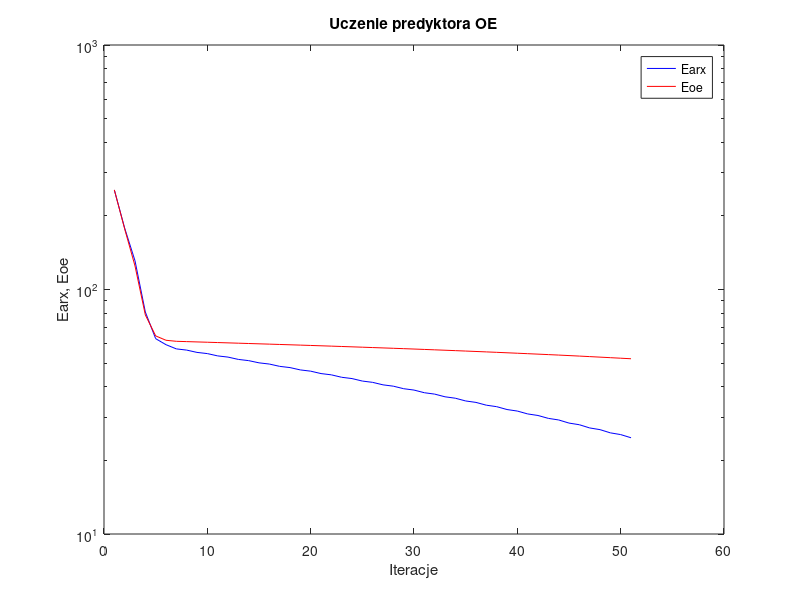
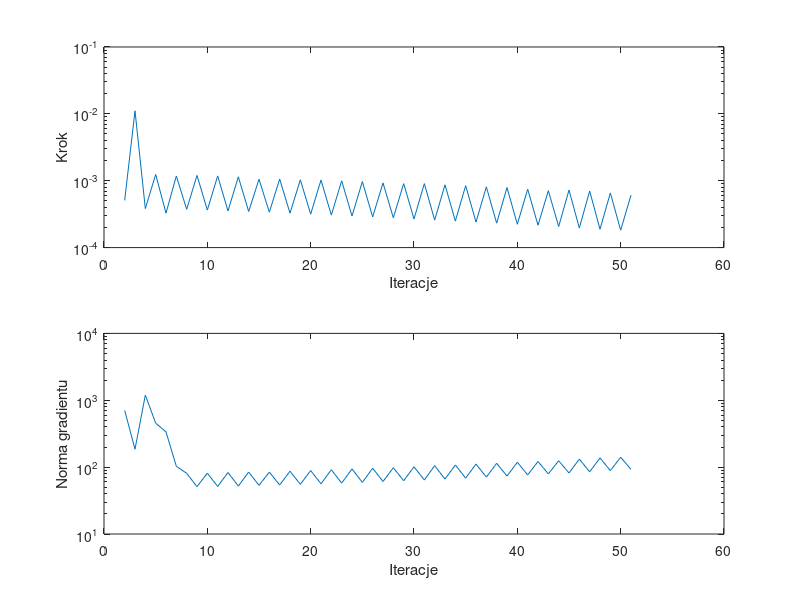

Write MATLAB code to recreate these figures, in order.
%uczenie predyktora oe
clear all;
n=0; farx(n+1)=2.552698e+002; foe(n+1)=2.554715e+002; wspucz(n+1)=0.000000e+000; ng(n+1)=0.000000e+000;
n=1; farx(n+1)=1.782161e+002; foe(n+1)=1.769461e+002; krok(n+1)=5.080539e-004; ng(n+1)=7.057288e+002;
n=2; farx(n+1)=1.310544e+002; foe(n+1)=1.248835e+002; krok(n+1)=1.109636e-002; ng(n+1)=1.854283e+002;
n=3; farx(n+1)=8.088661e+001; foe(n+1)=7.871687e+001; krok(n+1)=3.831728e-004; ng(n+1)=1.195003e+003;
n=4; farx(n+1)=6.293742e+001; foe(n+1)=6.460089e+001; krok(n+1)=1.239188e-003; ng(n+1)=4.554223e+002;
n=5; farx(n+1)=5.947024e+001; foe(n+1)=6.199474e+001; krok(n+1)=3.276027e-004; ng(n+1)=3.369237e+002;
n=6; farx(n+1)=5.716279e+001; foe(n+1)=6.139626e+001; krok(n+1)=1.178095e-003; ng(n+1)=1.028854e+002;
n=7; farx(n+1)=5.651960e+001; foe(n+1)=6.121680e+001; krok(n+1)=3.738564e-004; ng(n+1)=8.089975e+001;
n=8; farx(n+1)=5.530261e+001; foe(n+1)=6.103804e+001; krok(n+1)=1.200324e-003; ng(n+1)=5.102029e+001;
n=9; farx(n+1)=5.468816e+001; foe(n+1)=6.085975e+001; krok(n+1)=3.636899e-004; ng(n+1)=8.136230e+001;
n=10; farx(n+1)=5.351239e+001; foe(n+1)=6.067889e+001; krok(n+1)=1.179900e-003; ng(n+1)=5.133488e+001;
n=11; farx(n+1)=5.291152e+001; foe(n+1)=6.049827e+001; krok(n+1)=3.534374e-004; ng(n+1)=8.305117e+001;
n=12; farx(n+1)=5.176963e+001; foe(n+1)=6.031650e+001; krok(n+1)=1.144090e-003; ng(n+1)=5.213349e+001;
n=13; farx(n+1)=5.117951e+001; foe(n+1)=6.013482e+001; krok(n+1)=3.467612e-004; ng(n+1)=8.444466e+001;
n=14; farx(n+1)=5.012710e+001; foe(n+1)=5.995826e+001; krok(n+1)=1.053016e-003; ng(n+1)=5.340425e+001;
n=15; farx(n+1)=4.955748e+001; foe(n+1)=5.978165e+001; krok(n+1)=3.383827e-004; ng(n+1)=8.425002e+001;
n=16; farx(n+1)=4.849325e+001; foe(n+1)=5.959903e+001; krok(n+1)=1.060828e-003; ng(n+1)=5.410818e+001;
n=17; farx(n+1)=4.793255e+001; foe(n+1)=5.941629e+001; krok(n+1)=3.270787e-004; ng(n+1)=8.699142e+001;
n=18; farx(n+1)=4.689336e+001; foe(n+1)=5.923174e+001; krok(n+1)=1.031567e-003; ng(n+1)=5.529882e+001;
n=19; farx(n+1)=4.634546e+001; foe(n+1)=5.904652e+001; krok(n+1)=3.164277e-004; ng(n+1)=8.882974e+001;
n=20; farx(n+1)=4.530886e+001; foe(n+1)=5.885665e+001; krok(n+1)=1.022616e-003; ng(n+1)=5.637325e+001;
n=21; farx(n+1)=4.477043e+001; foe(n+1)=5.866661e+001; krok(n+1)=3.060583e-004; ng(n+1)=9.142018e+001;
n=22; farx(n+1)=4.375264e+001; foe(n+1)=5.847370e+001; krok(n+1)=9.977322e-004; ng(n+1)=5.768558e+001;
n=23; farx(n+1)=4.322425e+001; foe(n+1)=5.827976e+001; krok(n+1)=2.961508e-004; ng(n+1)=9.388871e+001;
n=24; farx(n+1)=4.222560e+001; foe(n+1)=5.808315e+001; krok(n+1)=9.710641e-004; ng(n+1)=5.919642e+001;
n=25; farx(n+1)=4.170635e+001; foe(n+1)=5.788581e+001; krok(n+1)=2.873709e-004; ng(n+1)=9.627568e+001;
n=26; farx(n+1)=4.074407e+001; foe(n+1)=5.768759e+001; krok(n+1)=9.272824e-004; ng(n+1)=6.092702e+001;
n=27; farx(n+1)=4.023602e+001; foe(n+1)=5.748930e+001; krok(n+1)=2.790403e-004; ng(n+1)=9.801952e+001;
n=28; farx(n+1)=3.928831e+001; foe(n+1)=5.728743e+001; krok(n+1)=9.053002e-004; ng(n+1)=6.261802e+001;
n=29; farx(n+1)=3.878974e+001; foe(n+1)=5.708348e+001; krok(n+1)=2.681467e-004; ng(n+1)=1.011671e+002;
n=30; farx(n+1)=3.783128e+001; foe(n+1)=5.687303e+001; krok(n+1)=9.053002e-004; ng(n+1)=6.413495e+001;
n=31; farx(n+1)=3.733836e+001; foe(n+1)=5.666018e+001; krok(n+1)=2.578918e-004; ng(n+1)=1.053201e+002;
n=32; farx(n+1)=3.640651e+001; foe(n+1)=5.644547e+001; krok(n+1)=8.689037e-004; ng(n+1)=6.625486e+001;
n=33; farx(n+1)=3.592375e+001; foe(n+1)=5.623025e+001; krok(n+1)=2.493753e-004; ng(n+1)=1.077320e+002;
n=34; farx(n+1)=3.500706e+001; foe(n+1)=5.601018e+001; krok(n+1)=8.440078e-004; ng(n+1)=6.845438e+001;
n=35; farx(n+1)=3.453174e+001; foe(n+1)=5.578922e+001; krok(n+1)=2.405530e-004; ng(n+1)=1.111822e+002;
n=36; farx(n+1)=3.364046e+001; foe(n+1)=5.556499e+001; krok(n+1)=8.094739e-004; ng(n+1)=7.090209e+001;
n=37; farx(n+1)=3.317446e+001; foe(n+1)=5.534012e+001; krok(n+1)=2.318206e-004; ng(n+1)=1.142013e+002;
n=38; farx(n+1)=3.229161e+001; foe(n+1)=5.510888e+001; krok(n+1)=7.905261e-004; ng(n+1)=7.342824e+001;
n=39; farx(n+1)=3.183141e+001; foe(n+1)=5.487622e+001; krok(n+1)=2.232764e-004; ng(n+1)=1.184487e+002;
n=40; farx(n+1)=3.098169e+001; foe(n+1)=5.464191e+001; krok(n+1)=7.496833e-004; ng(n+1)=7.634883e+001;
n=41; farx(n+1)=3.053019e+001; foe(n+1)=5.440611e+001; krok(n+1)=2.157932e-004; ng(n+1)=1.214599e+002;
n=42; farx(n+1)=2.971229e+001; foe(n+1)=5.416801e+001; krok(n+1)=7.102557e-004; ng(n+1)=7.936031e+001;
n=43; farx(n+1)=2.927288e+001; foe(n+1)=5.392959e+001; krok(n+1)=2.064885e-004; ng(n+1)=1.244236e+002;
n=44; farx(n+1)=2.842375e+001; foe(n+1)=5.367523e+001; krok(n+1)=7.252042e-004; ng(n+1)=8.180742e+001;
n=45; farx(n+1)=2.798625e+001; foe(n+1)=5.341942e+001; krok(n+1)=1.963632e-004; ng(n+1)=1.318842e+002;
n=46; farx(n+1)=2.715202e+001; foe(n+1)=5.315781e+001; krok(n+1)=7.010405e-004; ng(n+1)=8.507099e+001;
n=47; farx(n+1)=2.672049e+001; foe(n+1)=5.289238e+001; krok(n+1)=1.882222e-004; ng(n+1)=1.373293e+002;
n=48; farx(n+1)=2.592579e+001; foe(n+1)=5.262626e+001; krok(n+1)=6.553529e-004; ng(n+1)=8.869471e+001;
n=49; farx(n+1)=2.550399e+001; foe(n+1)=5.236016e+001; krok(n+1)=1.821736e-004; ng(n+1)=1.403985e+002;
n=50; farx(n+1)=2.475506e+001; foe(n+1)=5.209372e+001; krok(n+1)=6.078605e-004; ng(n+1)=9.270012e+001;

figure; semilogy(farx,'b'); hold on; semilogy(foe,'r'); xlabel('Iteracje'); ylabel('Earx, Eoe'); legend('Earx','Eoe'); title('Uczenie predyktora OE');
figure; subplot(2,1,1); semilogy(krok); xlabel('Iteracje'); ylabel('Krok');
subplot(2,1,2); semilogy(ng); xlabel('Iteracje'); ylabel('Norma gradientu');
Earx=farx(n+1)
Eoe=foe(n+1)
